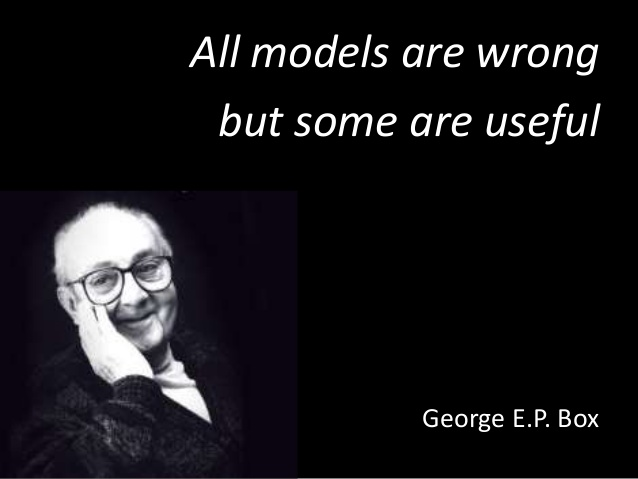
#> input picture img/all_models_are_wrong.jpg, 638 x 479 px
$ jupyter execute --allow-errors intro.ipynb
#> lines starting #> are read from the running program, lines starting #| are printed output that depends on the picture; after the words box and inside, x2 and y2 are one past the last pixel; in counts of white or black regions, pixels touching at a corner belong together
# Introductie

Computer vision is, naast natural language processing (NLP), een domein binnen machine learning waar alles draait rond **neurale netwerkmodellen**. Computer vision richt zich op het automatisch interpreteren en begrijpen van digitale beelden. Het domein stond in het middelpunt van verschillende grote AI doorbraken. Het onderging in de voorbije decennia een ware transformatie onder impuls van (diepe) **_Convolutional Neural Networks (CNN)_** en meest recent, **_Vision Transformers_**.

In tegenstelling tot gestructureerde data waar we werken met tabulaire gegevens, hebben we hier te maken met beelden (RGB, RGB-D, hyper-spectraal, point-cloud) en sequenties daarvan. Het zijn bij uitstek voorbeelden van **ongestructureerde data**.

Alles draait om de **automatische extractie van visuele patronen**. Daar waar dit lang gebeurde op basis van deterministische filters, brachten CNNs de mogelijkheid om die filters rechtstreeks uit de data te leren wat een enorme sprong in performantie en flexibiliteit met zich meebracht.

:::{note} 🌍 Deterministische filter
:icon: false
:class: dropdown
Een voorbeeld van een deterministische filter is het _Canny edge detection_ algoritme.

[](https://en.wikipedia.org/wiki/Canny_edge_detector)

_Canny edge detection_ is een klassieke computer vision techniek die randen in beelden detecteert aan de hand van een reeks vaste bewerkingen:

1. _Noise reduction_: Gaussian blur filter om ruis te verminderen
2. _Gradient berekening_: Bepalen van intensiteitsgradiënten (Sobel filters)
3. _Non-maximum suppression_: Dunne randen behouden, dikke randen elimineren
4. _Double threshold_: Onderscheid tussen sterke en zwakke randen
5. _Edge tracking by hysteresis_: Zwakke randen behouden enkel als ze verbonden zijn met sterke randen

Dit is een volledig **deterministisch proces** - er worden géén parameters geleerd uit data. De filters en drempelwaarden zijn handmatig ontworpen door domeinexperts. Dit contrasteert sterk met moderne deep learning benaderingen waar CNNs automatisch optimale filters leren uit trainingsdata.
:::

[cell 1]
import cv2
import numpy as np
from matplotlib import patches
from matplotlib import pyplot as plt

[cell 2]
# Load an example image (you can replace this with your own image path)
# For demo purposes, we'll create a simple synthetic image
image = np.ones((400, 600, 3), dtype=np.uint8) * 255

# Add some simple shapes to detect
cv2.rectangle(image, (50, 50), (150, 150), (255, 0, 0), -1)
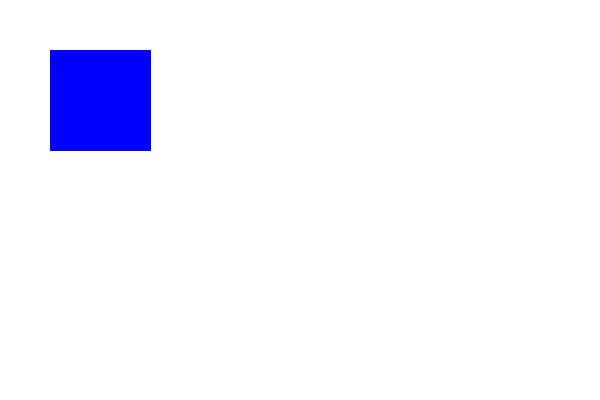
#> image: shape (400, 600, 3); mean of channels 0, 1, 2 255, 244.2, 244.2; drawn as B, G, R
cv2.circle(image, (400, 200), 60, (0, 255, 0), -1)
cv2.rectangle(image, (450, 300), (550, 380), (0, 0, 255), -1)
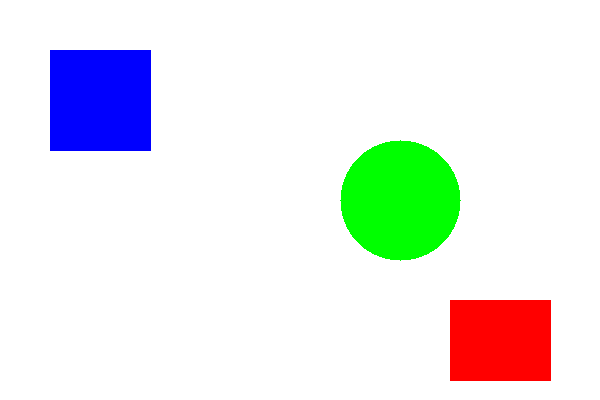
#> image: shape (400, 600, 3); mean of channels 0, 1, 2 234.3, 235.5, 232.2; drawn as B, G, R


image = cv2.imread("../../../img/all_models_are_wrong.jpg")
#> image is the input picture: shape (479, 638, 3); mean B, G, R 23.7, 21, 22

# Convert to grayscale for feature detection
gray = cv2.cvtColor(image, cv2.COLOR_BGR2RGB)
gray_single = cv2.cvtColor(image, cv2.COLOR_BGR2GRAY)

# Apply Canny edge detection (deterministic feature extraction)
edges = cv2.Canny(gray_single, 50, 150)
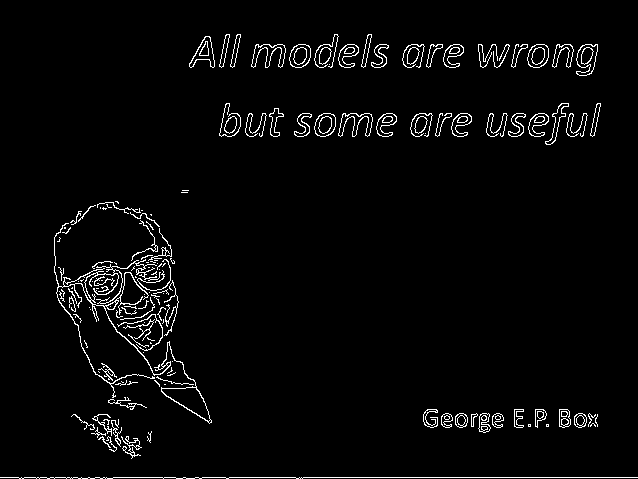
#> edges: shape (479, 638); 3.1% white in thin lines or dots

# Find contours (object detection based on edges)
contours, hierarchy = cv2.findContours(edges, cv2.RETR_EXTERNAL, cv2.CHAIN_APPROX_SIMPLE)
#> contours = 150 contours, 103 with area under 20; largest, box (x1, y1, x2, y2) and area: (54, 223, 212, 424) 1170, (576, 44, 598, 76) 451, (527, 44, 549, 68) 394, (289, 44, 311, 68) 392, (314, 113, 336, 137) 392

# Draw bounding boxes around detected objects
result = image.copy()
for contour in contours:
    x, y, w, h = cv2.boundingRect(contour)
    cv2.rectangle(result, (x, y), (x + w, y + h), (0, 255, 255), 2)
#> this loop made 150 passes
#> (x, y, w, h) on passes 1, 2, 3, 4, 5, 6, 9, 10, 11, 12, 13, 14: (0, 477, 638, 2), (121, 436, 21, 23), (106, 436, 11, 16), (98, 436, 13, 12), (147, 431, 5, 12), (91, 427, 15, 11), (590, 423, 6, 4), (111, 419, 11, 28), (103, 419, 7, 6), (595, 414, 3, 13), (92, 414, 20, 22), (71, 414, 24, 16)
#> (contour, x, y, w, h) on passes 7, 8, 27, 29, 34, 39: ([[546, 424], [546, 426], [548, 426], [548, 424]], 546, 424, 3, 3), ([[528, 424], [528, 426], [530, 426], [530, 424]], 528, 424, 3, 3), ([[164, 384], [165, 384]], 164, 384, 2, 1), ([[121, 381], [122, 382], [123, 382], [122, 382]], 121, 381, 3, 2), ([[98, 371], [99, 372]], 98, 371, 2, 2), ([[150, 342], [150, 343], [151, 343]], 150, 342, 2, 2)
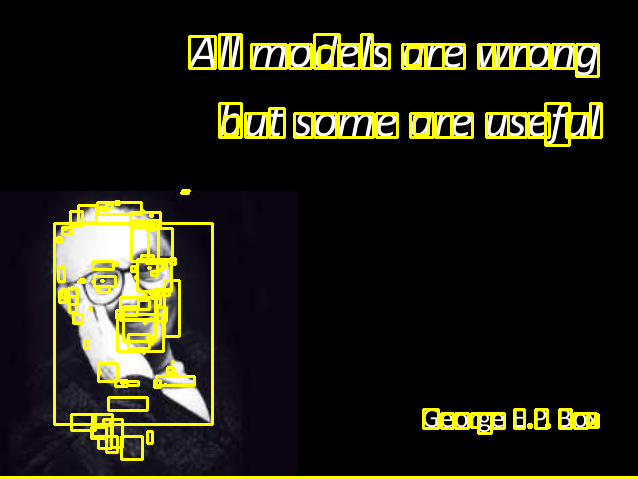
#> result: shape (479, 638, 3); 7.63% of pixels changed, all inside (x1, y1, x2, y2) = (0, 33, 638, 479)

# Display results
fig, axes = plt.subplots(1, 3, figsize=(15, 5))
axes[0].imshow(cv2.cvtColor(image, cv2.COLOR_BGR2RGB))
axes[0].set_title("Original Image")
axes[0].axis("off")

axes[1].imshow(edges, cmap="gray")
axes[1].set_title("Edge Detection (Canny)")
axes[1].axis("off")

axes[2].imshow(cv2.cvtColor(result, cv2.COLOR_BGR2RGB))
axes[2].set_title(f"Object Detection ({len(contours)} objects found)")
axes[2].axis("off")

plt.tight_layout()
plt.show()
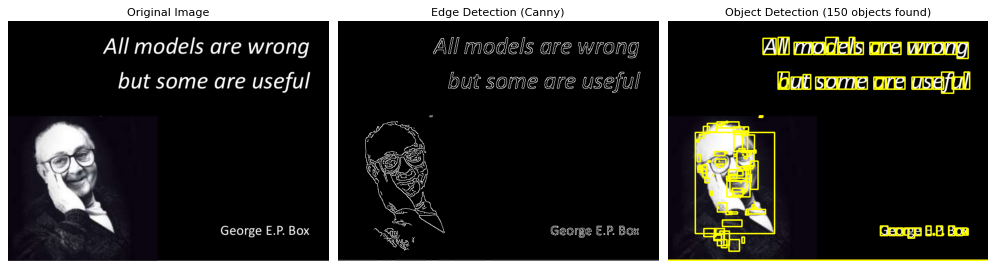
#> figure drawn by matplotlib, 3 panels

Neurale netwerkmodellen kunnen veel flexibeler ingezet worden doordat ze zelf op zoek gaan naar de meest gepaste feature extractie. De laatste jaren is die flexibiliteit nog veel groter geworden door de komst van zogenaamde_foundation_ modellen. Dit zijn doorgaans zeer grote (_large_) modellen die met enorme hoeveelheden beelden getraind zijn met ook verschillende taken (object detectie, segmentatie, captioning enz.). Ze hebben een enorme generalisatie capaciteit. Dit wil zeggen dat ze erg goede performantie behalen bij ongezien data. AI engineers kunnen daardoor meer en meer een beroep doen op vooraf getrainde of _pretrained_ modellen die zonder of met minimale extra training ingezet kunnen worden.

:::{note} 🌍
:icon: false
:class: simple
Het Florence model van Microsoft is een voorbeeld van een _foundation_ vision model.
:::

[cell 3]
import random

from PIL import Image, ImageDraw
from transformers import AutoModelForCausalLM, AutoProcessor

[cell 4]
model_id = "microsoft/Florence-2-base"
#> (the rest of this cell did not finish here and is left out)

[cell 5]
def run_example(task_prompt, text_input=None):
    """Run Florence model inference on an image with a given task prompt.

    Args:
        task_prompt: The task prompt for the model (e.g., '<CAPTION>', '<OBJECT_DETECTION>')
        text_input: Optional additional text input to append to the task prompt

    Returns
    -------
        Parsed answer from the model based on the task prompt
    """
    image = Image.open("../../../img/all_models_are_wrong.jpg").convert("RGB")
    prompt = task_prompt if text_input is None else task_prompt + text_input
    inputs = processor(text=prompt, images=image, return_tensors="pt")

    # Generate with use_cache=False to avoid past_key_values issues
    generated_ids = model.generate(
        input_ids=inputs["input_ids"],
        pixel_values=inputs["pixel_values"],
        max_new_tokens=1024,
        do_sample=False,
        use_cache=False,
    )

    generated_text = processor.batch_decode(generated_ids, skip_special_tokens=False)[0]
    parsed_answer = processor.post_process_generation(
        generated_text, task=task_prompt, image_size=(image.width, image.height)
    )

    return parsed_answer

#> (a cell that did not finish here is left out)

[cell 7]
# [33 lines left out: function plot_bbox, not called in this run]

#> (a cell that did not finish here is left out)

plot_bbox(detection["<DENSE_REGION_CAPTION>"])

#> (a cell that did not finish here is left out)

print("Detected text:", ocr)

[cell 10]
# [31 lines left out: function draw_ocr_bboxes, not called in this run]

#> (a cell that did not finish here is left out)
